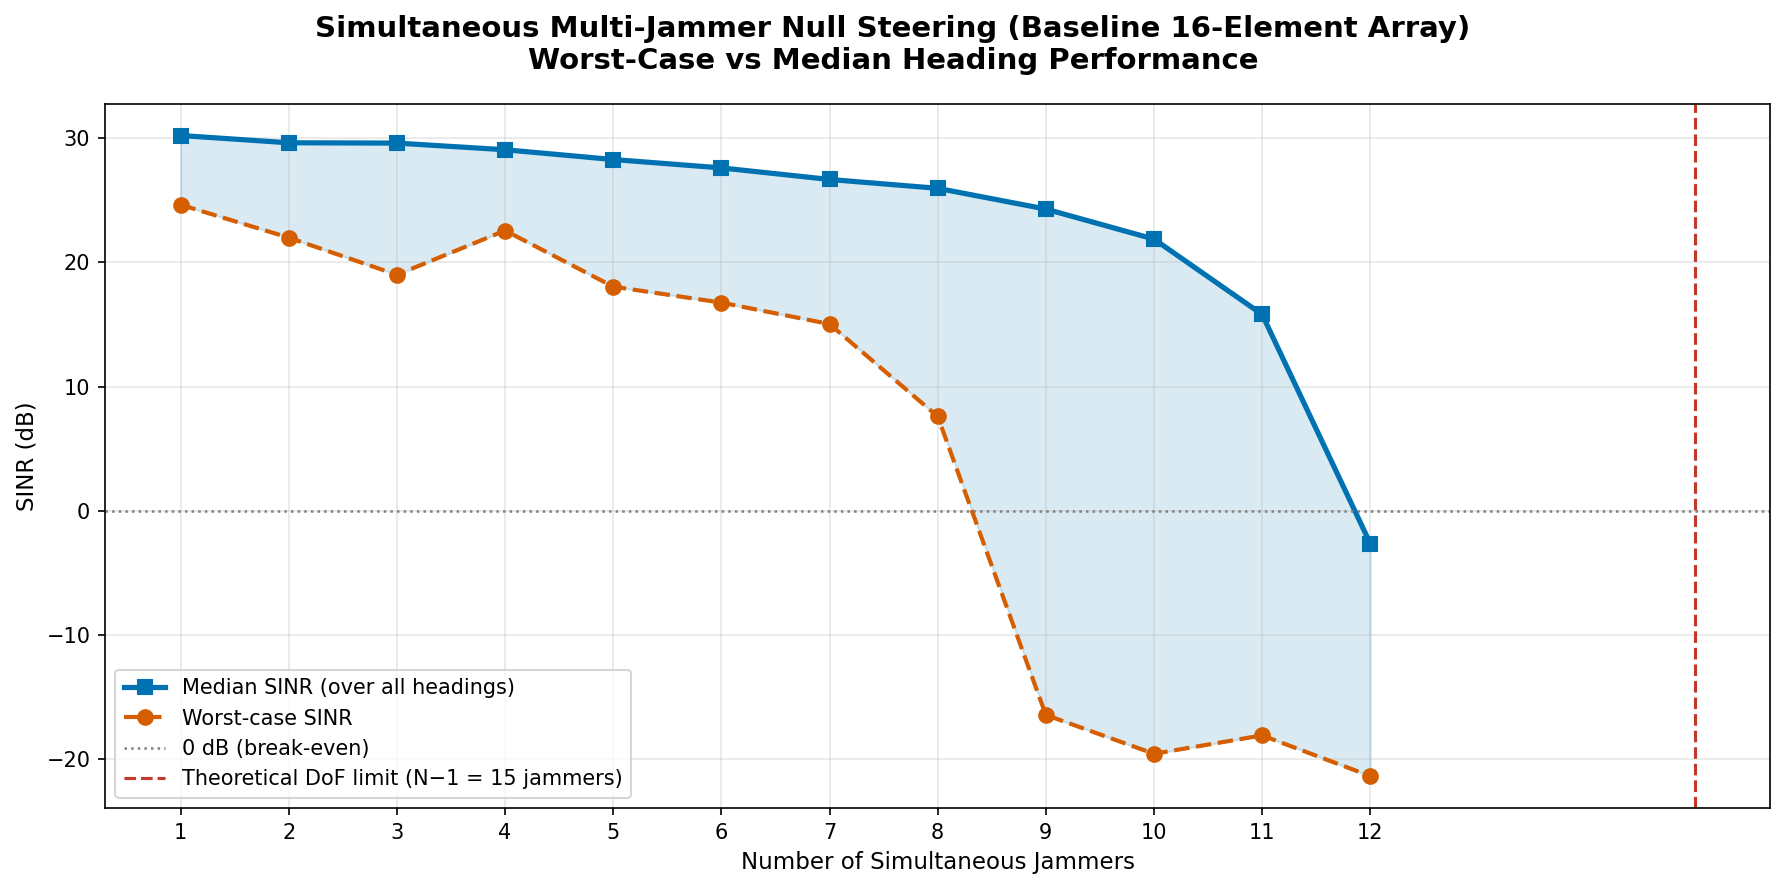

Write the Python code that produced this figure.
"""
Stage 12B (v3): Multi-Jammer Spatial DoF Sweep
===============================================
Shows how worst-case SINR degrades as the number of simultaneous jammers
increases from 1 to 12, placed at equal angular spacing around the UAV.

Fixes in v3:
- Loads the actual optimal genome
- Uses compute_plf for exactly the same thresholding as Stage 11
- Offsets jammer ring by 5 degrees to avoid exact signal alignment at 90 deg
- JAM_POW = 40 dB to match 12A

Output: stage12b_multi_jammer.png
"""

import numpy as np
import sys
import trimesh
import matplotlib
matplotlib.use("Agg")
import matplotlib.pyplot as plt
from pathlib import Path

sys.path.append(str(Path(__file__).parent))
from mesh_loader import load_uav_mesh
from conformal_array import get_conformal_array
from attitude import euler_to_quaternion, rotate_points
from shadow_engine import compute_shadow_mask
from lcmv_stage8 import get_steering_vector
from constants import NACT_THRESHOLD
from em_physics import compute_plf

MESH_PATH  = Path(r"D:\UAV Internship project\Stage 8 (Mesh Ray-Tracing)\assets\meshes\drone_prepared.stl")
FREQ_HZ    = 2.4e9
LAM        = 3e8 / FREQ_HZ
K          = 2 * np.pi / LAM
JAM_POW    = 10 ** (40.0 / 10.0)   # 40 dB INR
SIG_POW    = 10 ** (20.0 / 10.0)
NOISE_POW  = 1.0
N_ELEMENTS = 16
N_HEADINGS = 360   # 1-degree resolution


def mvdr_beamformer(R_xx, a_sig, g):
    """
    Optimal MVDR beamformer matching Stage 11.
    Naturally places deep nulls on all jammers present in R_xx
    without suffering from explicit constraint weight explosion.
    """
    mask    = (np.abs(g) >= NACT_THRESHOLD).astype(float)
    penalty = 1e8 * (1.0 - mask)
    R_reg   = R_xx + np.diag(penalty)

    try:
        R_inv = np.linalg.inv(R_reg)
    except np.linalg.LinAlgError:
        R_inv = np.linalg.pinv(R_reg)

    num = R_inv @ a_sig
    den = np.conj(a_sig) @ num
    return num / max(abs(den), 1e-12)


def main():
    print("Loading mesh and baseline conformal array...")
    mesh = load_uav_mesh(MESH_PATH)
    pos_body, normals_body = get_conformal_array(mesh)

    headings  = np.linspace(0, 360, N_HEADINGS, endpoint=False)
    sig_world = np.array([1.0, 0.0, 0.0])

    print(f"Precomputing shadow gains for {N_HEADINGS} headings...")
    G_pre      = np.zeros((N_HEADINGS, N_ELEMENTS), dtype=complex)
    A_sig_pre  = []
    
    jam0_world = np.array([0.0, 1.0, 0.0])

    for hi, h_ang in enumerate(headings):
        bank  = 15.0 if h_ang <= 180 else -15.0
        q     = euler_to_quaternion(np.deg2rad(bank), 0, np.deg2rad(h_ang))
        q_inv = q.conjugate()
        jam_body = rotate_points(jam0_world.reshape(1, 3), q_inv)[0]
        sig_body = rotate_points(sig_world.reshape(1, 3),  q_inv)[0]
        
        g = compute_shadow_mask(mesh, pos_body, normals_body, jam_body)
        G_pre[hi] = g
        
        A_sig_pre.append(get_steering_vector(pos_body, K * sig_body))

    print("Done.\n")

    jammer_counts = list(range(1, 13))
    sinr_worst    = np.zeros(len(jammer_counts))
    sinr_median   = np.zeros(len(jammer_counts))

    for ji, n_jam in enumerate(jammer_counts):
        print(f"Testing {n_jam} simultaneous jammer(s)...")

        jam_angles = np.linspace(0, 360, n_jam, endpoint=False)
        if np.any(np.isclose(jam_angles, 90.0)):
            jam_angles += 15.0
            
        jam_worlds = np.array([
            [np.sin(np.deg2rad(a)), np.cos(np.deg2rad(a)), 0.0]
            for a in jam_angles
        ])

        sinr_per_heading = []

        for hi, h_ang in enumerate(headings):
            bank  = 15.0 if h_ang <= 180 else -15.0
            q     = euler_to_quaternion(np.deg2rad(bank), 0, np.deg2rad(h_ang))
            q_inv = q.conjugate()

            sig_body = rotate_points(sig_world.reshape(1, 3), q_inv)[0]
            a_sig    = A_sig_pre[hi]
            g        = G_pre[hi]

            R_xx = SIG_POW  * np.outer(a_sig, np.conj(a_sig)) + \
                   NOISE_POW * np.eye(N_ELEMENTS)
            a_jam_list = []

            for jw in jam_worlds:
                jb    = rotate_points(jw.reshape(1, 3), q_inv)[0]
                k_jam = K * jb
                a_j   = get_steering_vector(pos_body, k_jam)
                R_xx += JAM_POW * np.outer(a_j, np.conj(a_j))
                a_jam_list.append(a_j)

            w = mvdr_beamformer(R_xx, a_sig, g)

            P_s = SIG_POW * abs(np.conj(w) @ a_sig) ** 2
            P_j = sum(JAM_POW * abs(np.conj(w) @ aj) ** 2 for aj in a_jam_list)
            P_n = NOISE_POW * np.linalg.norm(w) ** 2
            sinr = 10 * np.log10(max(P_s / (P_j + P_n + 1e-12), 1e-12))
            sinr_per_heading.append(sinr)

        sinr_worst[ji]  = np.min(sinr_per_heading)
        sinr_median[ji] = np.median(sinr_per_heading)
        print(f"  Worst-case SINR: {sinr_worst[ji]:.2f} dB  |  Median: {sinr_median[ji]:.2f} dB")

    fig, ax = plt.subplots(figsize=(12, 6))
    fig.suptitle(f"Simultaneous Multi-Jammer Null Steering (Baseline 16-Element Array)\n"
                 f"Worst-Case vs Median Heading Performance", fontsize=14, fontweight='bold', y=0.98)

    x = np.array(jammer_counts)
    ax.plot(x, sinr_median, "s-",  color="#0072B2", lw=2.5, ms=7, label="Median SINR (over all headings)")
    ax.plot(x, sinr_worst,  "o--", color="#D55E00", lw=2,   ms=7, label="Worst-case SINR")
    ax.fill_between(x, sinr_worst, sinr_median, alpha=0.15, color="#0072B2")

    ax.axhline(0,  color="gray",    ls=":",  lw=1.2, label="0 dB (break-even)")
    ax.axvline(N_ELEMENTS - 1, color="#C0392B", ls="--", lw=1.5,
               label=f"Theoretical DoF limit (N−1 = {N_ELEMENTS-1} jammers)")

    ax.set_xlabel("Number of Simultaneous Jammers", fontsize=11)
    ax.set_ylabel("SINR (dB)", fontsize=11)
    ax.set_xticks(x)
    ax.legend(fontsize=10)
    ax.grid(True, alpha=0.3)

    plt.tight_layout()
    out_path = Path(__file__).parent / "stage12b_multi_jammer.png"
    plt.savefig(out_path, dpi=150, bbox_inches="tight")
    print(f"\nSaved: {out_path}")

if __name__ == "__main__":
    main()
